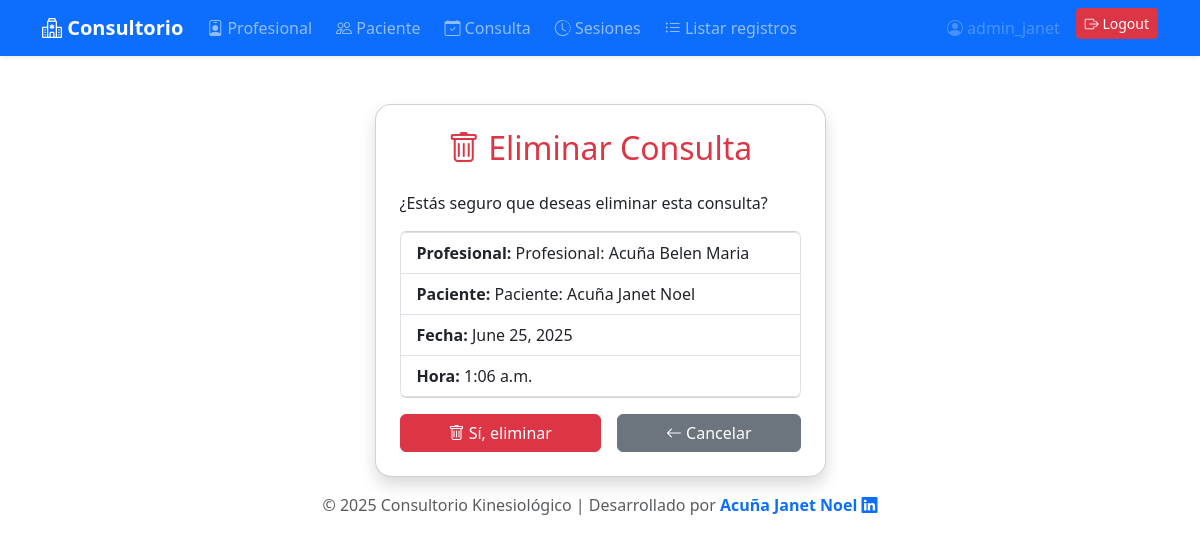
The app's page /borrar_consulta/1/ (signed in) with its own data.
### kinesiologia/models.py (models this page shows, shortened)
class Consulta (models.Model):
    Profesional = models.ForeignKey(Profesional, on_delete=models.CASCADE)
    Paciente = models.ForeignKey(Paciente, on_delete=models.CASCADE)
    Fecha = models.DateField()
    Hora = models.TimeField()
    Observaciones = models.TextField(null=True, blank=True)

class Profesional (models.Model):
    Nombre = models.CharField(max_length=50)
    Apellido = models.CharField(max_length=50)
    Especialidad = models.CharField(max_length=50)
    Tel = models.CharField(max_length=50)
    Email = models.EmailField()
    matricula = models.IntegerField(default=0)
    def __str__(self):
        return f"Profesional: {self.Apellido} {self.Nombre}"

class Paciente (models.Model):
    Nombre = models.CharField(max_length=50)
    Apellido = models.CharField(max_length=50)
    Fecha_nacimiento = models.DateField()
    DNI = models.CharField(max_length=50)
    Tel = models.CharField(max_length=50)
    Email = models.EmailField()
    def __str__(self):
        return f"Paciente: {self.Apellido} {self.Nombre}"

### kinesiologia/views.py (the view, shortened to what this page needs)
# urls.py: path('borrar_consulta/<int:pk>/', views.ConsultaDeleteView.as_view(template_name='consulta_confirm_delete.html'), name='borrar_consulta'),
class ConsultaDeleteView(SuperuserRequiredMixin, DeleteView):
    model = Consulta
    template_name = 'consulta_confirm_delete.html'
    success_url = reverse_lazy("lista_consultas")

### kinesiologia/superuser_access.py (called while the page is built)
    def test_func(self):
        return self.request.user.is_authenticated and self.request.user.is_superuser

### kinesiologia/templates/consulta_confirm_delete.html (shortened to what this page needs)
{% extends 'base.html' %}
{% block content %}
<div class="row justify-content-center">
  <div class="col-md-6 col-lg-5">
    <div class="card shadow rounded-4 p-4 mt-4">
      <h2 class="mb-4 text-center text-danger">
        <i class="bi bi-trash"></i> Eliminar Consulta
      </h2>
      <p class="mb-3">¿Estás seguro que deseas eliminar esta consulta?</p>
      <ul class="list-group mb-3">
        <li class="list-group-item"><b>Profesional:</b> {{ consulta.Profesional }}</li>
        <li class="list-group-item"><b>Paciente:</b> {{ consulta.Paciente }}</li>
        <li class="list-group-item"><b>Fecha:</b> {{ consulta.Fecha }}</li>
        <li class="list-group-item"><b>Hora:</b> {{ consulta.Hora }}</li>
      </ul>
      <form method="post">
        <div class="d-flex gap-3">
          <button type="submit" class="btn btn-danger flex-fill">
            <i class="bi bi-trash"></i> Sí, eliminar
          </button>
          <a href="{% url 'lista_consultas' %}" class="btn btn-secondary flex-fill">
            <i class="bi bi-arrow-left"></i> Cancelar
          </a>
        </div>
      </form>
    </div>
  </div>
</div>
{% endblock %}

### kinesiologia/templates/base.html (shortened to what this page needs)
<!DOCTYPE html>
<html lang="es">
<head>
    <link href="https://cdn.jsdelivr.net/npm/bootstrap@5.3.0/dist/css/bootstrap.min.css" rel="stylesheet">
    <link href="https://cdn.jsdelivr.net/npm/bootstrap-icons@1.10.5/font/bootstrap-icons.css" rel="stylesheet">
</head>
<body>
<nav class="navbar navbar-expand-lg navbar-dark bg-primary shadow-sm">
  <div class="container">
    <a class="navbar-brand fw-bold" href="{% url 'home' %}"><i class="bi bi-hospital"></i> Consultorio</a>
    <div class="collapse navbar-collapse" id="navbarNav">
      <ul class="navbar-nav me-auto mb-2 mb-lg-0 gap-2">
        {% if user.is_authenticated %}
          <li class="nav-item"><a class="nav-link" href="{% url 'lista_profesionales' %}"><i class="bi bi-person-badge"></i> Profesional</a></li>
          <li class="nav-item"><a class="nav-link" href="{% url 'lista_pacientes' %}"><i class="bi bi-people"></i> Paciente</a></li>
          <li class="nav-item"><a class="nav-link" href="{% url 'lista_consultas' %}"><i class="bi bi-calendar-check"></i> Consulta</a></li>
          <li class="nav-item"><a class="nav-link" href="{% url 'sesion_list' %}"><i class="bi bi-clock-history"></i> Sesiones</a></li>
          <li class="nav-item"><a class="nav-link" href="{% url 'listar_registros' %}"><i class="bi bi-list-ul"></i> Listar registros</a></li>
        {% endif %}
      </ul>
      <ul class="navbar-nav gap-2">
        {% if user.is_authenticated %}
          <li class="nav-item"><span class="nav-link disabled"><i class="bi bi-person-circle"></i> {{ user.username }}</span></li>
          <li class="nav-item">
            <form method="post" action="{% url 'logout' %}" style="display:inline;">
              <button type="submit" class="btn btn-danger btn-sm"><i class="bi bi-box-arrow-right"></i> Logout</button>
            </form>
          </li>
        {% else %}
          <li class="nav-item"><a class="btn btn-success btn-sm" href="{% url 'login' %}"><i class="bi bi-box-arrow-in-right"></i> Login</a></li>
        {% endif %}
      </ul>
    </div>
  </div>
</nav>
<div class="container mt-4">
  {% block content %}{% endblock %}
</div>
<footer class="text-center text-muted py-3">
  © 2025 Consultorio Kinesiológico | Desarrollado por
  <a href="https://www.linkedin.com/in/janet-acuña" target="_blank" class="text-decoration-none fw-semibold">
    Acuña Janet Noel <i class="bi bi-linkedin"></i>
  </a>
</footer>
</body>
</html>

### records on screen
Consulta: Profesional "Profesional: Acuña Belen Maria", Paciente "Paciente: Acuña Janet Noel", Fecha "June 25, 2025", Hora "1:06 a.m."

### other values on screen
{{ user.username }} "admin_janet"
